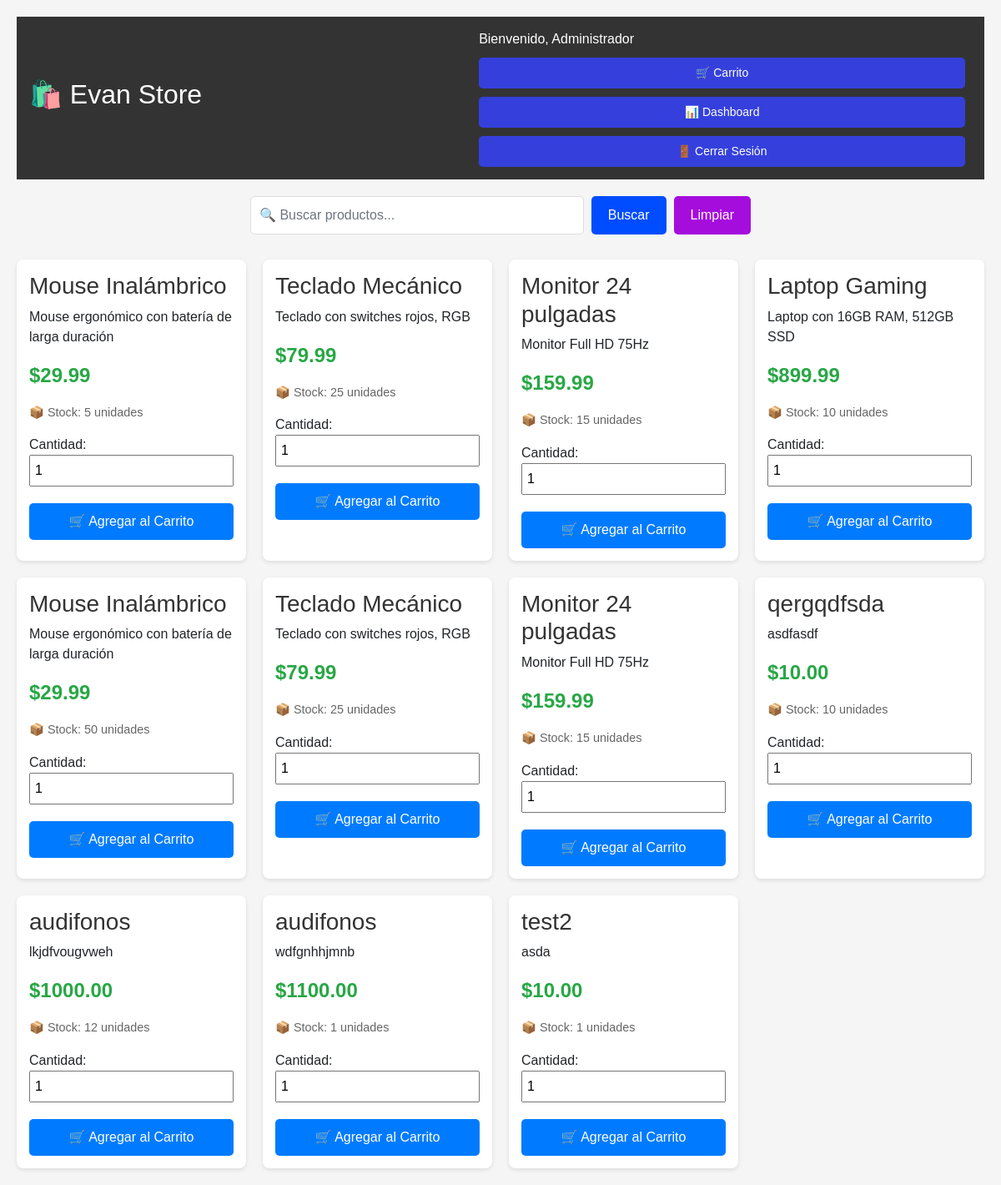
The app's page /tienda (signed in) with its own data.
### models.py (models this page shows, shortened)
class Usuario(UserMixin, db.Model):
    id = db.Column(db.Integer, primary_key=True)
    nombre = db.Column(db.String(100), nullable=False)
    usuario = db.Column(db.String(80), unique=True, nullable=False)
    celular = db.Column(db.String(20), nullable=False)
    email = db.Column(db.String(120), unique=True, nullable=False)
    password_hash = db.Column(db.String(255), nullable=False)
    es_admin = db.Column(db.Boolean, default=False)
    fecha_registro = db.Column(db.DateTime, default=datetime.utcnow)

class Producto(db.Model):
    id = db.Column(db.Integer, primary_key=True)
    nombre = db.Column(db.String(200), nullable=False)
    descripcion = db.Column(db.Text)
    precio = db.Column(db.Float, nullable=False)
    stock = db.Column(db.Integer, default=0)
    imagen_url = db.Column(db.String(500))
    categoria = db.Column(db.String(100))
    fecha_creacion = db.Column(db.DateTime, default=datetime.utcnow)

### app.py (the view)
@app.route('/tienda')
@login_required
def tienda():
    productos = Producto.query.all()
    return render_template('productos.html', productos=productos)

### app.py (called while the page is built)
@login_manager.user_loader
def load_user(user_id):
    return Usuario.query.get(int(user_id))

### templates/productos.html (shortened to what this page needs)
<!DOCTYPE html>
<html lang="es">
<head>
    <link href="https://cdn.jsdelivr.net/npm/bootstrap@5.1.3/dist/css/bootstrap.min.css" rel="stylesheet">
    <link href="https://cdn.datatables.net/1.11.5/css/dataTables.bootstrap5.min.css" rel="stylesheet">
</head>
<body>
   <div class="navbar">
    <h2>🛍️ Evan Store</h2>
    <div>
        <span>Bienvenido, {{ current_user.nombre }}</span>
        <a href="{{ url_for('ver_carrito') }}" class="btn btn-primary me-2" id="carritoLink">
            🛒 Carrito <span id="carritoCount" class="badge">0</span></a>
        <a href="{{ url_for('dashboard') }}" class="btn btn-primary me-2">📊 Dashboard</a>
        <a href="{{ url_for('logout') }}" class="btn btn-primary me-2">🚪 Cerrar Sesión</a>
     </div>
     </div>
     <div class="busqueda-container" style="max-width: 600px; margin: 0 auto 30px auto;">
     <div class="input-group" style="display: flex; gap: 10px;">
        <input type="text" id="buscador" class="form-control" placeholder="🔍 Buscar productos..." style="flex: 1; padding: 10px; border: 1px solid #ddd; border-radius: 5px;">
        <button onclick="buscarProductos()" style="background: #004cff; color: white; border: none; padding: 10px 20px; border-radius: 5px; cursor: pointer;">Buscar</button>
        <button onclick="limpiarBusqueda()" style="background: #a50ddd; color: white; border: none; padding: 10px 20px; border-radius: 5px; cursor: pointer;">Limpiar</button>
     </div>
     </div>
    <div class="productos-container">
        {% for producto in productos %}
        <div class="producto-card">
            <h3>{{ producto.nombre }}</h3>
            <p>{{ producto.descripcion[:100] if producto.descripcion else 'Sin descripción' }}</p>
            <p class="precio">${{ "%.2f"|format(producto.precio) }}</p>
            <p class="stock">📦 Stock: {{ producto.stock }} unidades</p>
            <label>Cantidad:</label>
            <input type="number" id="cantidad-{{ producto.id }}" value="1" min="1" max="{{ producto.stock }}" style="width: 100%; margin-bottom: 10px; padding: 5px;">
            <button class="btn" onclick="agregarAlCarrito({{ producto.id }})">
                🛒 Agregar al Carrito
            </button>
        </div>
        {% endfor %}
    </div>
</body>
</html>

### templates/productos.html (style rules this page uses)
.busqueda-container, .filtros-container { max-width: 600px; margin: 0 auto 20px auto; }
.input-group { display: flex; gap: 10px; }
.form-control { flex: 1; padding: 10px; border: 1px solid #ddd; border-radius: 5px; }
body { font-family: Arial, sans-serif; margin: 0; padding: 20px; background: #f5f5f5; }
.navbar { background: #333; color: white; padding: 15px; margin-bottom: 20px; display: flex; justify-content: space-between; align-items: center; flex-wrap: wrap; gap: 10px; }
.navbar div { display: flex; align-items: center; gap: 10px; flex-wrap: wrap; }
.navbar a, .navbar .btn { display: inline-block; margin: 0; text-decoration: none; }
.navbar .btn { background: #3540dc; color: white; padding: 8px 15px; border-radius: 5px; border: none; cursor: pointer; font-size: 14px; }
.productos-container { display: grid; grid-template-columns: repeat(auto-fill, minmax(250px, 1fr)); gap: 20px; max-width: 1200px; margin: 0 auto; }
.producto-card { background: white; border-radius: 8px; padding: 15px; box-shadow: 0 2px 5px rgba(0,0,0,0.1); }
.producto-card h3 { margin-top: 0; color: #333; }
.precio { font-size: 1.5em; color: #28a745; font-weight: bold; }
.stock { color: #666; font-size: 0.9em; }
.btn { background: #007bff; color: white; border: none; padding: 10px 15px; border-radius: 5px; cursor: pointer; width: 100%; margin-top: 10px; }
.busqueda-container { max-width: 600px; margin: 0 auto 30px auto; }
.form-control { flex: 1; padding: 10px; border: 1px solid #ddd; border-radius: 5px; font-size: 16px; }

### records on screen
Usuario: nombre "Administrador"
Producto: nombre "Mouse Inalámbrico", descripcion "Mouse ergonómico con batería de larga duración", precio "29.99", stock "5"
Producto: nombre "Teclado Mecánico", descripcion "Teclado con switches rojos, RGB", precio "79.99", stock "25"
Producto: nombre "Monitor 24 pulgadas", descripcion "Monitor Full HD 75Hz", precio "159.99", stock "15"
Producto: nombre "Laptop Gaming", descripcion "Laptop con 16GB RAM, 512GB SSD", precio "899.99", stock "10"
Producto: nombre "Mouse Inalámbrico", descripcion "Mouse ergonómico con batería de larga duración", precio "29.99", stock "50"
Producto: nombre "Teclado Mecánico", descripcion "Teclado con switches rojos, RGB", precio "79.99", stock "25"
Producto: nombre "Monitor 24 pulgadas", descripcion "Monitor Full HD 75Hz", precio "159.99", stock "15"
Producto: nombre "qergqdfsda", descripcion "asdfasdf", precio "10.00", stock "10"
Producto: nombre "audifonos", descripcion "lkjdfvougvweh", precio "1000.00", stock "12"
Producto: nombre "audifonos", descripcion "wdfgnhhjmnb", precio "1100.00", stock "1"
Producto: nombre "test2", descripcion "asda", precio "10.00", stock "1"
